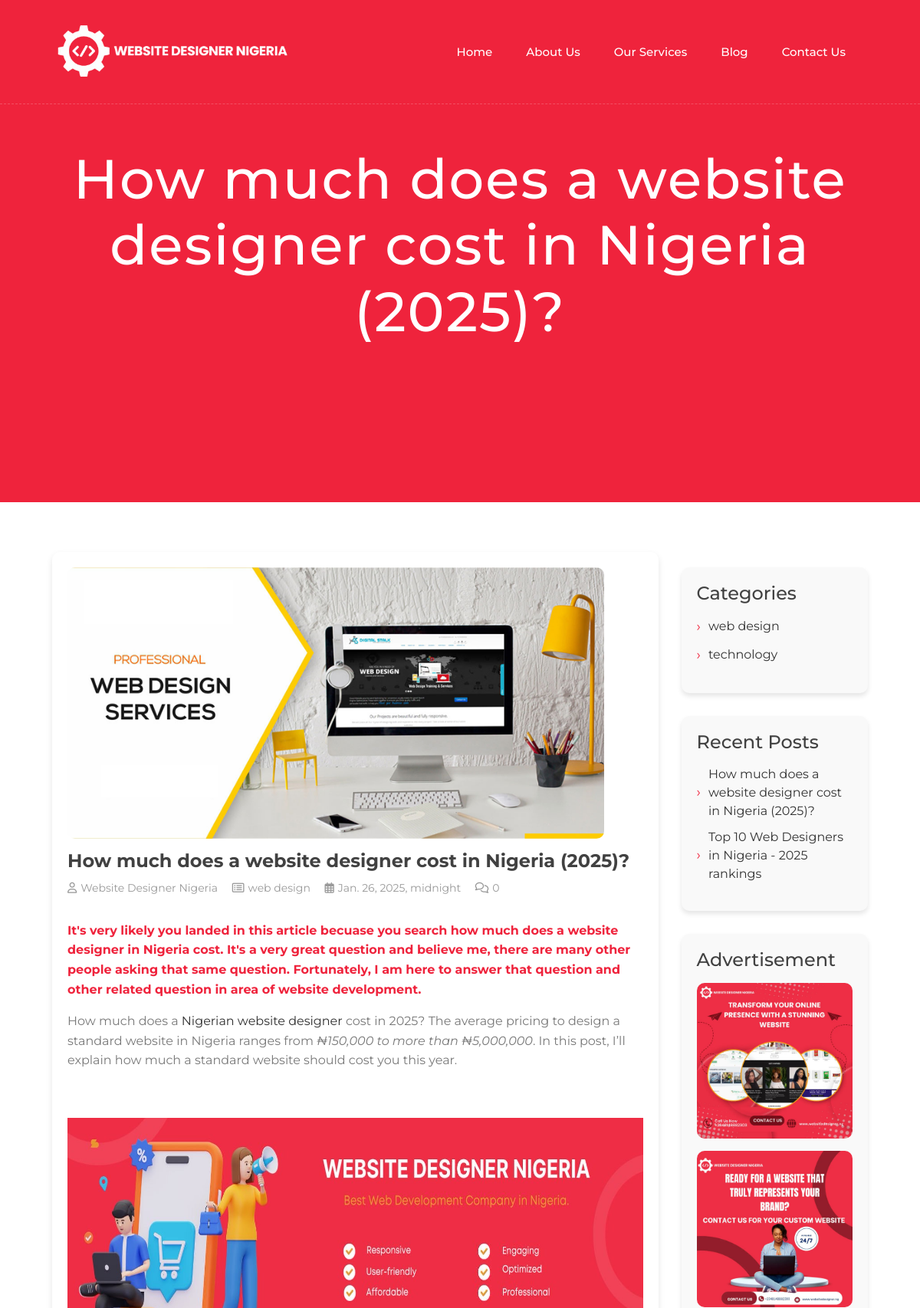
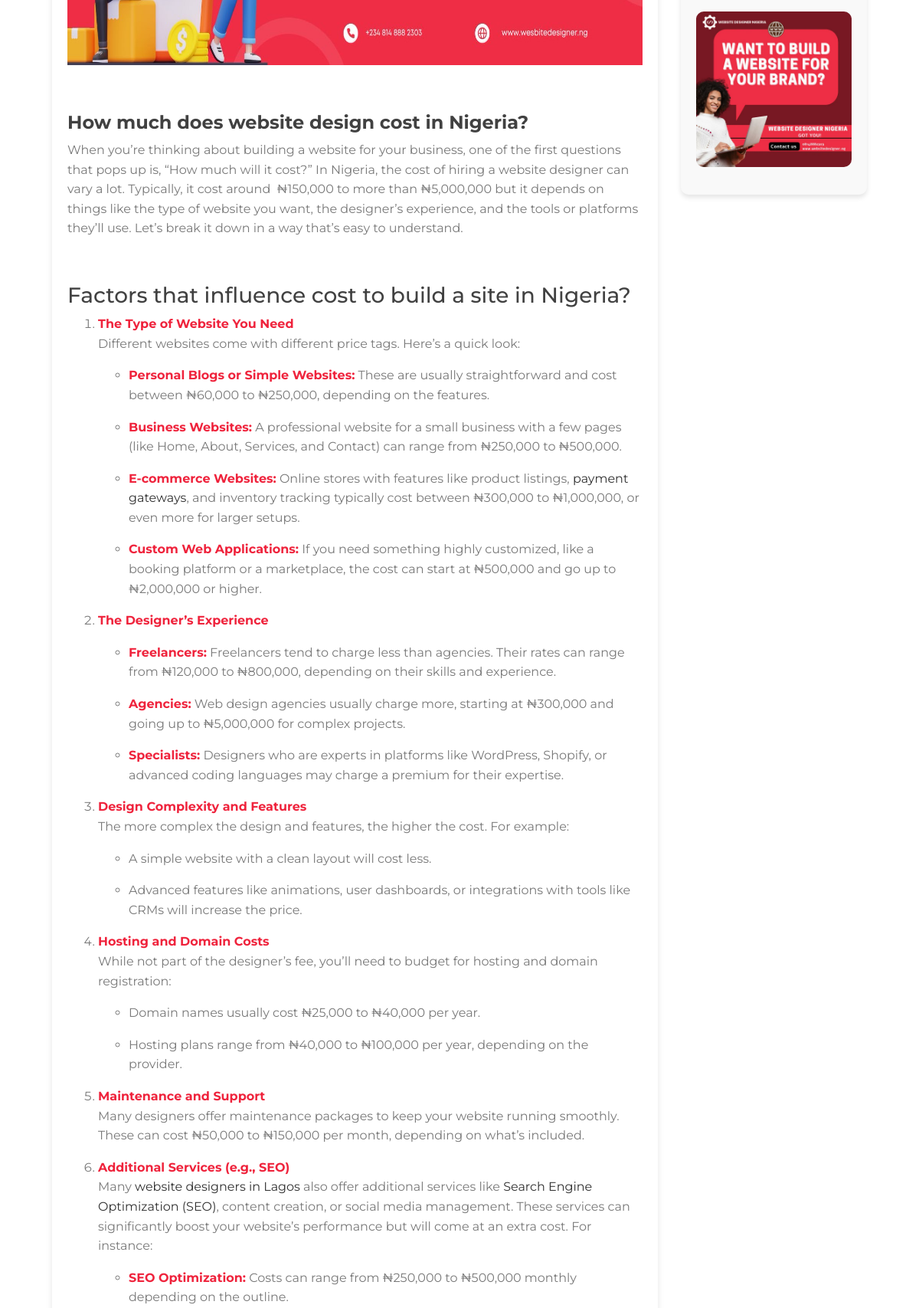
Page /web-design/how-much-does-a-website-designer-cost-nigeria-2025/ (upper part) on the committed database (2 pictures, top to bottom).
### app/models.py (models this page shows, shortened)
class Blog(models.Model):
    title = models.CharField(max_length=200)
    author = models.CharField(max_length=100)
    category = models.ForeignKey(Category, on_delete=models.CASCADE, related_name='blogs')
    date = models.DateTimeField(default=timezone.now)  # Change this line
    meta_description = models.TextField(blank=True, null=True)
    content = RichTextField()
    image = models.ImageField(upload_to='blog_images/')
    comments_count = models.PositiveIntegerField(default=0)
    slug = models.SlugField(unique=True, blank=True)
    class Meta:
        ordering = ['-date']

class Category(models.Model):
    name = models.CharField(max_length=100)
    slug = models.SlugField(unique=True)
    def __str__(self):
        return self.name

class BlogSidebarBanner(models.Model):
    title = models.CharField(max_length=100, blank=True, null=True)  # Optional title for the banner
    image = models.ImageField(upload_to='banners/')  # Upload path for the images
    link = models.URLField(blank=True, null=True)  # Optional link for the banner
    order = models.PositiveIntegerField(default=0)  # For ordering banners
    class Meta:
        ordering = ['order']  # Ensure banners are displayed in the specified order

### app/views.py (the view)
# urls.py: path('<slug:category_slug>/<slug:slug>/', blog_detail, name='blog_detail'),
def blog_detail(request, category_slug, slug):
    category = get_object_or_404(Category, slug=category_slug)
    blog = get_object_or_404(Blog, category=category, slug=slug)
    recent_posts = Blog.objects.all()[:5]  # The ordering is now handled by the model
    categories = Category.objects.all()
    banners = BlogSidebarBanner.objects.all()[:3]
    return render(request, 'blog_detail.html', {
        'blog': blog,
        'recent_posts': recent_posts,
        'categories': categories,
        'category': category,
        'banners': banners,
    })

### app/context_processors.py (called while the page is built)
def recent_posts(request):
    from app.models import Blog  # Import here to avoid early loading
    recent_posts = Blog.objects.all().order_by('-date')[:5]
    return {'recent_posts': recent_posts}

### templates/blog_detail.html (shortened to what this page needs)
{% extends 'base.html' %}
{% load static %}
{% block maincontent %}
<div class="about-banner wow fadeIn" data-wow-delay="0.1s">
    <div class="container">
        <div class="row">
            <div class="col-12">
                <h1 class="display-3 text-white mb-3 animated slideInDown">{{blog.title}}</h1>
            </div>
        </div>
    </div>
</div>
<div class="blog-detail">
    <div class="mx-2 mx-lg-5">
        <div class="row">
            <div class="col-lg-9">
                <div class="blog-detail-item wow fadeInUp" data-wow-delay="0.1s">
                    <div class="blog-detail-img">
                        <img src="{{ blog.image.url }}" alt="{{ blog.title }}" class="image-fluid">
                    </div>
                    <div class="blog-detail-text">
                        <h2>{{ blog.title }}</h2>
                        <div class="blog-meta">
                            <p><i class="far fa-user"></i>{{ blog.author }}</p>
                            <p><i class="far fa-list-alt"></i>{{ blog.category }}</p>
                            <p><i class="far fa-calendar-alt"></i>{{ blog.date }}</p>
                            <p><i class="far fa-comments"></i>{{ blog.comments_count }}</p>
                        </div>
                        <div class="blog-content">
                            <p>{{ blog.content | safe}}</p>
                        </div>
                    </div>
                </div>
            </div>
            <div class="col-lg-3">
                <div class="sidebar">
                    <div class="sidebar-item wow fadeInUp" data-wow-delay="0.3s">
                        <h4>Categories</h4>
                        <ul>
                            {% for category in categories %}
                                <li><a href="{% url 'category_posts' category_slug=category.slug %}">{{ category.name }}</a></li>
                            {% endfor %}
                        </ul>
                    </div>
                    <div class="sidebar-item wow fadeInUp" data-wow-delay="0.5s">
                        <h4>Recent Posts</h4>
                        <ul>
                            {% for post in recent_posts %}
                                <li><a href="{% url 'blog_detail' category_slug=post.category.slug slug=post.slug %}">{{ post.title }}</a></li>
                            {% endfor %}
                        </ul>
                    </div>
                    <div class="sidebar-item wow fadeInUp" data-wow-delay="0.7s">
                        <h4>Advertisement</h4>
                        <div class="sidebar-img">
                            {% for banner in banners %}
                                <a href="{{ banner.link|default:'https://websitedesigner.ng' }}" target="_blank">
                                    <img src="{{ banner.image.url }}" alt="{{ banner.title }}" class="img-fluid mb-3" style="border-radius: 10px;">
                                </a>
                            {% endfor %}
                        </div>
                    </div>
                </div>
            </div>
        </div>
    </div>
</div>
{% endblock %}

### static/css/style.css (style rules this page uses)
body { color: #797979; background: #ffffff; font-family: 'Montserrat', sans-serif; }
h1, h2, h3, h4, h5, h6 { color: #414141; }
strong { color: #EF233C; }
a { color: #313131; transition: .3s; }
.about-banner { position: relative; width: 100%; margin-bottom: 45px; padding: 190px 0; background: #EF233C; text-align: center; }
.about-banner h1 { font-weight: 500; letter-spacing: 2px; }
.sidebar { margin-top: 30px; }

### templates/blog_detail.html (style rules this page uses)
.blog-detail { padding: 20px; }
.blog-detail-item { background-color: #fff; border-radius: 10px; box-shadow: 0 4px 8px rgba(0, 0, 0, 0.1); padding: 20px; overflow: hidden; }
.blog-detail-img img { width: 100%; height: auto; max-width: 700px; border-radius: 10px; display: block; }
.blog-detail-text h2 { font-size: 24px; font-weight: bold; margin-top: 15px; }
.blog-meta { margin: 10px 0; font-size: 14px; color: #999; }
.blog-meta p { display: inline-block; margin-right: 15px; }
.blog-meta p i { margin-right: 5px; }
.blog-content { font-size: 16px; line-height: 1.6; word-wrap: break-word; }
.sidebar { margin-top: 20px; }
.sidebar-item { margin-bottom: 30px; background-color: #f9f9f9; padding: 20px; border-radius: 10px; box-shadow: 0 4px 6px rgba(0, 0, 0, 0.1); }
.sidebar-item h4 { font-size: 24px; margin-bottom: 15px; }
.sidebar-item ul { list-style: none; padding: 0; }
.sidebar-item ul li { margin-bottom: 10px; display: flex; align-items: center; }
.sidebar-item ul li::before { content: "›"; margin-right: 10px; font-size: 18px; color: #EF233C; }
.sidebar-item ul li a { color: #333; text-decoration: none; font-size: 16px; }
.sidebar-img img { width: 100%; border-radius: 10px; }
.blog-content img { display: block; max-width: 100%; height: auto; margin: 20px auto; }

### rows in the picture
Blog: title "How much does a website designer cost in Nigeria (2025)?", image (picture), author "Website Designer Nigeria", category "web design", date "Jan. 26, 2025, midnight", comments_count "0", content "It's very likely you landed in this article becuase you search how much does a website designer in Nigeria cost. It's a very great question and believe me, there are many other people asking that same question. Fortunately, I am here to answer that question and other related question in area of website development. How much does a Nigerian website designer cost in 2025? The average pricing to design a standard website in Nigeria ranges from ₦150,000 to more than ₦5,000,000 . In this post, I’ll explain how much a standard website should cost you this year. How much does website design cost in Nigeria? When you’re thinking about building a website for your business, one of the first questions…", content (picture)
Category: name "web design"
Category: name "technology"
Blog: title "Top 10 Web Designers in Nigeria - 2025 rankings"
BlogSidebarBanner: image (picture)
BlogSidebarBanner: image (picture)
BlogSidebarBanner: image (picture)
